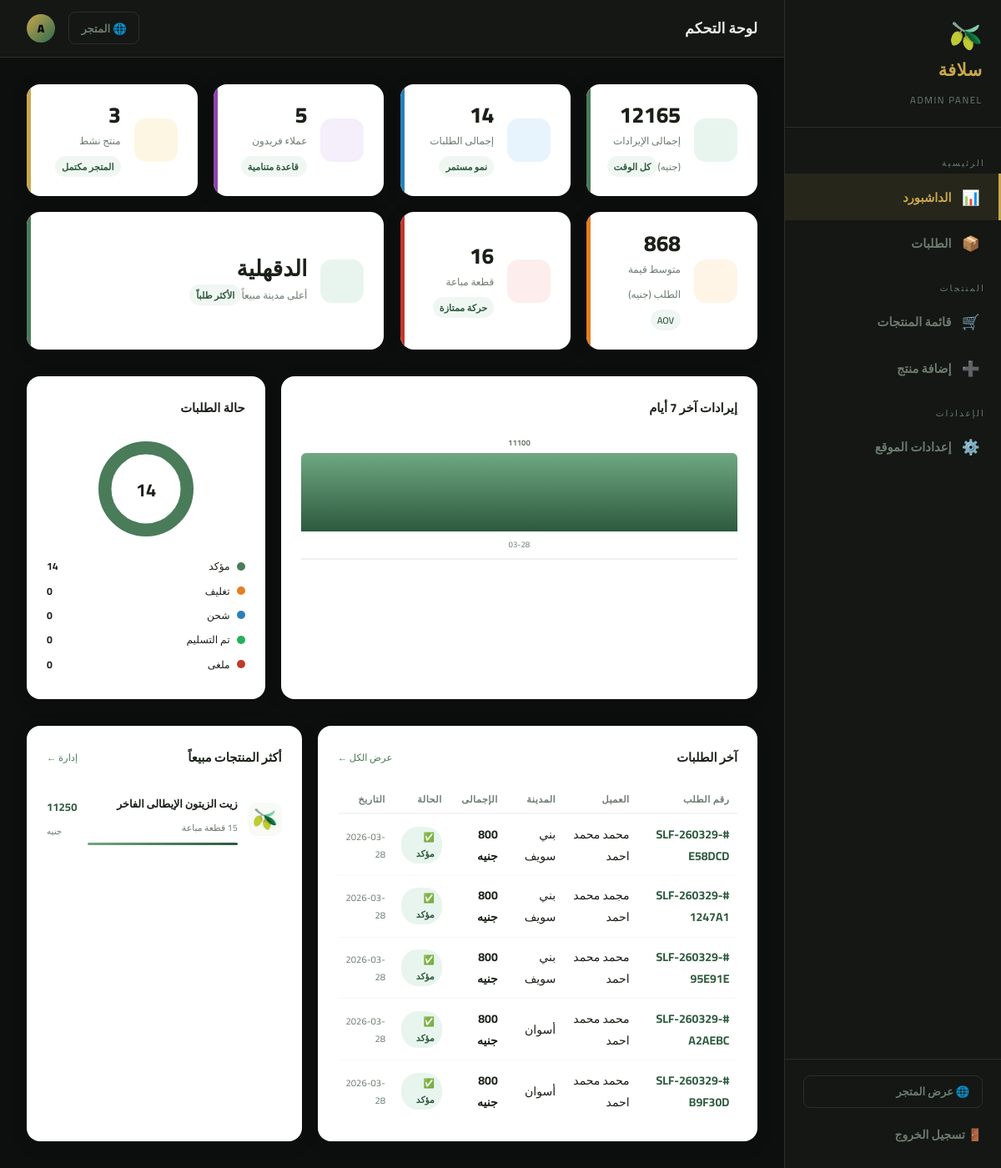
/admin (signed in), run on the app's committed database.
### tables this page shows
CREATE TABLE settings (
            key TEXT PRIMARY KEY,
            value TEXT
        );

CREATE TABLE orders (
            id INTEGER PRIMARY KEY AUTOINCREMENT,
            order_number TEXT,
            full_name TEXT, phone TEXT, city TEXT, address TEXT,
            total REAL, tax REAL, grand_total REAL,
            card_last4 TEXT, status TEXT DEFAULT 'confirmed',
            lang TEXT DEFAULT 'ar',
            created_at TEXT DEFAULT CURRENT_TIMESTAMP
        , payment_method TEXT DEFAULT 'card', shipping REAL DEFAULT 0);

CREATE TABLE products (
            id INTEGER PRIMARY KEY AUTOINCREMENT,
            name_ar TEXT NOT NULL,
            name_en TEXT NOT NULL,
            desc_ar TEXT,
            desc_en TEXT,
            price REAL NOT NULL,
            old_price REAL,
            image TEXT DEFAULT '🫒',
            category_ar TEXT DEFAULT 'بكر ممتاز',
            category_en TEXT DEFAULT 'Extra Virgin',
            weight TEXT DEFAULT '750ml',
            origin_ar TEXT DEFAULT 'اليونان',
            origin_en TEXT DEFAULT 'Greece',
            stock INTEGER DEFAULT 100,
            rating REAL DEFAULT 4.9,
            reviews_count INTEGER DEFAULT 0,
            featured INTEGER DEFAULT 1,
            active INTEGER DEFAULT 1,
            sort_order INTEGER DEFAULT 0,
            created_at TEXT DEFAULT CURRENT_TIMESTAMP
        , photo TEXT DEFAULT NULL);

### app.py (the view)
@app.route('/admin')#مسار لوحة التحكم الخاصة بالمسؤول
@admin_required#تزيين المسار بالديكوريتور admin_required لضمان أن الوصول له بيكون فقط للمسؤولين المسجلين دخولهم
def admin_dashboard():#بداية بيعمل اتصال بقاعدة البيانات، وبعدين بيجلب مجموعة من الإحصائيات والبيانات المختلفة عن المتجر. بيبدأ بجلب عدد المنتجات النشطة، عدد الطلبات، إجمالي الإيرادات، متوسط قيمة الطلب، عدد العملاء الفريدين، وعدد المنتجات المباعة. بعد كده بيجلب المدينة الأكثر طلبًا بناءً على عدد الطلبات لكل مدينة. بعدين بيجلب عدد الطلبات لكل حالة (مثل "قيد الانتظار"، "تم الشحن"، "تم التسليم"، إلخ). بعد كده بيجلب الإيرادات اليومية لآخر 7 أيام لعرضها في رسم بياني. وأخيرًا، بيجلب أفضل 5 منتجات بناءً على الكمية المباعة والإيرادات. في النهاية، بيعرض قالب 'admin/dashboard.html' مع كل هذه البيانات والإحصائيات.
    conn = get_db()
    total_products   = conn.execute('SELECT COUNT(*) FROM products WHERE active=1').fetchone()[0]#بيجلب عدد المنتجات النشطة من قاعدة البيانات عن طريق تنفيذ استعلام SQL يحسب عدد الصفوف في جدول المنتجات (products) حيث يكون العمود active يساوي 1. النتيجة النهائية هي عدد المنتجات النشطة المتاحة في المتجر.
    total_orders     = conn.execute('SELECT COUNT(*) FROM orders').fetchone()[0]#
    total_revenue    = conn.execute('SELECT COALESCE(SUM(grand_total),0) FROM orders').fetchone()[0]
    avg_order        = conn.execute('SELECT COALESCE(AVG(grand_total),0) FROM orders').fetchone()[0]
    total_customers  = conn.execute('SELECT COUNT(DISTINCT phone) FROM orders').fetchone()[0]
    total_items_sold = conn.execute('SELECT COALESCE(SUM(quantity),0) FROM order_items').fetchone()[0]
    top_city_row = conn.execute(
        'SELECT city, COUNT(*) as cnt FROM orders GROUP BY city ORDER BY cnt DESC LIMIT 1'
    ).fetchone()
    top_city = top_city_row['city'] if top_city_row else None
    status_rows   = conn.execute('SELECT status, COUNT(*) as cnt FROM orders GROUP BY status').fetchall()
    status_counts = {r['status']: r['cnt'] for r in status_rows}
    daily_rows = conn.execute(
        '''SELECT DATE(created_at) as day, COALESCE(SUM(grand_total),0) as rev
           FROM orders
           WHERE created_at >= DATE('now', '-6 days')
           GROUP BY DATE(created_at)
           ORDER BY day'''
    ).fetchall()
    daily_revenues = [(r['day'][-5:], r['rev']) for r in daily_rows]  # MM-DD format
    top_products = conn.execute(
        '''SELECT p.name_ar, p.image,
                  SUM(oi.quantity) as total_qty,
                  SUM(oi.quantity * oi.price) as total_rev
           FROM order_items oi
           JOIN products p ON oi.product_id = p.id
           GROUP BY oi.product_id
           ORDER BY total_qty DESC
           LIMIT 5'''
    ).fetchall()
    top_products = [(r['name_ar'], r['image'], r['total_qty'], r['total_rev']) for r in top_products]
    recent_orders = conn.execute('SELECT * FROM orders ORDER BY id DESC LIMIT 5').fetchall()
    return render_template('admin/dashboard.html',
        total_products   = total_products,
        total_orders     = total_orders,
        total_revenue    = total_revenue,
        avg_order        = avg_order,
        total_customers  = total_customers,
        total_items_sold = total_items_sold,
        top_city         = top_city,
        status_counts    = status_counts,
        daily_revenues   = daily_revenues,
        top_products     = top_products,
        recent_orders    = recent_orders,
    )

### templates/admin/dashboard.html (shortened to what this page needs)
{% extends "admin/base.html" %}
{% block page_title %}لوحة التحكم{% endblock %}
{% block content %}
<div class="kpi-grid">
  <div class="kpi green"><div class="kpi-icon"></div><div class="kpi-body"><strong>{{ total_revenue|int }}</strong><span>إجمالى الإيرادات (جنيه)</span><div class="kpi-tag"> كل الوقت</div></div></div>
  <div class="kpi blue"><div class="kpi-icon"></div><div class="kpi-body"><strong>{{ total_orders }}</strong><span>إجمالى الطلبات</span><div class="kpi-tag"> نمو مستمر</div></div></div>
  <div class="kpi purple"><div class="kpi-icon"></div><div class="kpi-body"><strong>{{ total_customers }}</strong><span>عملاء فريدون</span><div class="kpi-tag">️ قاعدة متنامية</div></div></div>
  <div class="kpi gold"><div class="kpi-icon"></div><div class="kpi-body"><strong>{{ total_products }}</strong><span>منتج نشط</span><div class="kpi-tag"> المتجر مكتمل</div></div></div>
  <div class="kpi orange"><div class="kpi-icon"></div><div class="kpi-body"><strong>{{ avg_order|int }}</strong><span>متوسط قيمة الطلب (جنيه)</span><div class="kpi-tag"> AOV</div></div></div>
  <div class="kpi red"><div class="kpi-icon"></div><div class="kpi-body"><strong>{{ total_items_sold }}</strong><span>قطعة مباعة</span><div class="kpi-tag"> حركة ممتازة</div></div></div>
  <div class="kpi green" style="grid-column:span 2"><div class="kpi-icon">️</div><div class="kpi-body"><strong>{{ top_city or '—' }}</strong><span>أعلى مدينة مبيعاً</span><div class="kpi-tag"> الأكثر طلباً</div></div></div>
</div>
<div class="charts-row">
  <div class="chart-card">
    <div class="card-title"><span> إيرادات آخر 7 أيام</span></div>
    <div class="bar-chart">
      {% if daily_revenues %}
        {% set max_rev = namespace(v=1) %}
        {% for d,r in daily_revenues %}{% if r > max_rev.v %}{% set max_rev.v = r %}{% endif %}{% endfor %}
        {% for day_label, rev in daily_revenues %}
        <div class="bw">
          <div class="bv">{{ rev|int }}</div>
          <div class="bar" style="height:{{ ((rev/max_rev.v)*100)|int if max_rev.v > 0 else 4 }}%" title="{{ day_label }}: {{ rev|int }} جنيه"></div>
          <div class="bl">{{ day_label }}</div>
        </div>
        {% endfor %}
      {% else %}
        <div style="text-align:center;width:100%;color:var(--muted);font-size:.85rem;padding:2rem 0">لا توجد بيانات بعد</div>
      {% endif %}
    </div>
  </div>
  <div class="chart-card">
    <div class="card-title"><span> حالة الطلبات</span></div>
    <div class="donut-wrap">
      {% set colors = ['#4a7c59','#e67e22','#2980b9','#27ae60','#c0392b'] %}
      {% set statuses = [('confirmed','مؤكد'),('packed','تغليف'),('shipped','شحن'),('delivered','تم التسليم'),('cancelled','ملغى')] %}
      {% set total_o = namespace(v=0) %}
      {% for k,l in statuses %}{% set total_o.v = total_o.v + (status_counts.get(k,0) if status_counts else 0) %}{% endfor %}
      <svg viewBox="0 0 42 42" width="130" height="130">
        <circle cx="21" cy="21" r="15.9155" fill="transparent" stroke="#eee" stroke-width="5"/>
        {% set off = namespace(v=25) %}
        {% for key,label in statuses %}
          {% set cnt = status_counts.get(key,0) if status_counts else 0 %}
          {% set pct = (cnt/total_o.v*100)|round(1) if total_o.v > 0 else 0 %}
          {% if pct > 0 %}
          <circle cx="21" cy="21" r="15.9155" fill="transparent" stroke="{{ colors[loop.index0] }}" stroke-width="5"
                  stroke-dasharray="{{ pct }} {{ 100-pct }}" stroke-dashoffset="{{ off.v }}" transform="rotate(-90 21 21)"/>
          {% set off.v = off.v - pct %}
          {% endif %}
        {% endfor %}
        <text x="21" y="24" text-anchor="middle" font-size="7" font-weight="bold" fill="#1a2018">{{ total_orders }}</text>
      </svg>
      <ul class="donut-legend">
        {% for key,label in statuses %}
        <li>
          <span class="dot" style="background:{{ colors[loop.index0] }}"></span>
          {{ label }}
          <span style="margin-right:auto;font-weight:700">{{ status_counts.get(key,0) if status_counts else 0 }}</span>
        </li>
        {% endfor %}
      </ul>
    </div>
  </div>
</div>
<div class="bottom-grid">
  <div class="data-card">
    <div class="card-title">
      <span> آخر الطلبات</span>
      <a href="{{ url_for('admin_orders') }}">عرض الكل ←</a>
    </div>
    {% if recent_orders %}
    <table class="mini-table">
      <thead><tr><th>رقم الطلب</th><th>العميل</th><th>المدينة</th><th>الإجمالى</th><th>الحالة</th><th>التاريخ</th></tr></thead>
      <tbody>
        {% for o in recent_orders %}
        <tr>
          <td><strong style="color:var(--olive-dark)">#{{ o['order_number'] }}</strong></td>
          <td>{{ o['full_name'] }}</td>
          <td>{{ o['city'] }}</td>
          <td><strong>{{ o['grand_total']|int }} جنيه</strong></td>
          <td><span class="badge badge-{{ o['status'] }}">{% if o['status']=='confirmed' %}✅ مؤكد{% elif o['status']=='pending' %}⏳ انتظار{% elif o['status']=='packed' %}📦 تغليف{% elif o['status']=='shipped' %}🚚 شحن{% elif o['status']=='delivered' %}🏠 تم التسليم{% elif o['status']=='cancelled' %}❌ ملغى{% else %}{{ o['status'] }}{% endif %}</span></td>
          <td style="color:var(--muted);font-size:.7rem">{{ o['created_at'][:10] }}</td>
        </tr>
        {% endfor %}
      </tbody>
    </table>
    {% else %}
    <div style="text-align:center;padding:2.5rem;color:var(--muted)"><div style="font-size:2.5rem"></div><p style="margin-top:.5rem">لا توجد طلبات بعد</p></div>
    {% endif %}
  </div>
  <div class="data-card">
    <div class="card-title">
      <span> أكثر المنتجات مبيعاً</span>
      <a href="{{ url_for('admin_products') }}">إدارة ←</a>
    </div>
    {% if top_products %}
      {% set max_q = namespace(v=1) %}
      {% for n,e,q,r in top_products %}{% if q > max_q.v %}{% set max_q.v = q %}{% endif %}{% endfor %}
      {% for name,emoji,qty,rev in top_products %}
      <div class="prod-row">
        <div class="prod-emoji">{{ emoji or '' }}</div>
        <div class="prod-info">
          <strong>{{ name }}</strong>
          <small>{{ qty }} قطعة مباعة</small>
          <div class="prog-bar"><div class="prog-fill" style="width:{{ ((qty/max_q.v)*100)|int }}%"></div></div>
        </div>
        <div class="prod-rev"><strong>{{ rev|int }}</strong><small>جنيه</small></div>
      </div>
      {% endfor %}
    {% else %}
    <div style="text-align:center;padding:2.5rem;color:var(--muted)"><div style="font-size:2.5rem"></div><p style="margin-top:.5rem">لا توجد مبيعات بعد</p></div>
    {% endif %}
  </div>
</div>
{% endblock %}

### templates/admin/base.html (shortened to what this page needs)
<!DOCTYPE html>
<html lang="ar" dir="rtl">
<head>
</head>
<body>
<aside class="sidebar" id="sidebar">
  <div class="sidebar-brand">
    <span class="brand-icon">🫒</span>
    <span class="brand-name">{{ s.site_name_ar or 'سُلافة' }}</span>
    <span class="brand-sub">Admin Panel</span>
  </div>
  <nav class="sidebar-nav">
    <div class="nav-section">الرئيسية</div>
    <a href="{{ url_for('admin_dashboard') }}" class="nav-link {% if request.endpoint == 'admin_dashboard' %}active{% endif %}">
      <span class="nav-icon">📊</span> الداشبورد
    </a>
    <a href="{{ url_for('admin_orders') }}" class="nav-link {% if request.endpoint == 'admin_orders' %}active{% endif %}">
      <span class="nav-icon">📦</span> الطلبات
    </a>
    <div class="nav-section">المنتجات</div>
    <a href="{{ url_for('admin_products') }}" class="nav-link {% if request.endpoint in ['admin_products','admin_product_edit'] %}active{% endif %}">
      <span class="nav-icon">🛒</span> قائمة المنتجات
    </a>
    <a href="{{ url_for('admin_product_add') }}" class="nav-link {% if request.endpoint == 'admin_product_add' %}active{% endif %}">
      <span class="nav-icon">➕</span> إضافة منتج
    </a>
    <div class="nav-section">الإعدادات</div>
    <a href="{{ url_for('admin_settings') }}" class="nav-link {% if request.endpoint == 'admin_settings' %}active{% endif %}">
      <span class="nav-icon">⚙️</span> إعدادات الموقع
    </a>
  </nav>
  <div class="sidebar-footer">
    <a href="{{ url_for('index') }}" class="store-link">🌐 عرض المتجر</a>
    <a href="{{ url_for('admin_logout') }}" class="logout-btn">🚪 تسجيل الخروج</a>
  </div>
</aside>
<div class="main">
  <header class="topbar">
    <div style="display:flex;align-items:center;gap:1rem">
      <div class="page-title">{% block page_title %}<span>📊</span> الداشبورد{% endblock %}</div>
    </div>
    <div class="topbar-actions">
      <a href="{{ url_for('index') }}" class="topbar-store-link">🌐 المتجر</a>
      <div class="admin-avatar">A</div>
    </div>
  </header>
  <div class="content">
    {% block content %}{% endblock %}
  </div>
</div>
</body>
</html>

### data on the page
settings: value "سلافة"
orders: order_number "SLF-260329-E58DCD", full_name "محمد محمد احمد", city "بني سويف", grand_total "800", status "✅ مؤكد", created_at "2026-03-28"
orders: order_number "SLF-260329-1247A1", full_name "مجمد محمد احمد", city "بني سويف", grand_total "800", status "✅ مؤكد", created_at "2026-03-28"
orders: order_number "SLF-260329-95E91E", full_name "محمد محمد احمد", city "بني سويف", grand_total "800", status "✅ مؤكد", created_at "2026-03-28"
orders: order_number "SLF-260329-A2AEBC", full_name "محمد محمد احمد", city "أسوان", grand_total "800", status "✅ مؤكد", created_at "2026-03-28"
orders: order_number "SLF-260329-B9F30D", full_name "محمد محمد احمد", city "أسوان", grand_total "800", status "✅ مؤكد", created_at "2026-03-28"
products: image "🫒", name_ar "زيت الزيتون الإيطالى الفاخر", {{ ((qty/max_q.v)*100)|int }} 100 (drawn), rev "11250"

### other printed values
{{ total_revenue|int }} "12165"
{{ total_orders }} "14"
{{ total_customers }} "5"
{{ total_products }} "3"
{{ avg_order|int }} "868"
{{ total_items_sold }} "16"
{{ top_city or '—' }} "الدقهلية"
{{ rev|int }} "11100"
{{ day_label }} "03-28"
{{ label }} "مؤكد" "تغليف" "شحن" "تم التسليم" "ملغى"
{{ status_counts.get(key,0) if status_counts else 0 }} "14" "0" "0" "0" "0"
